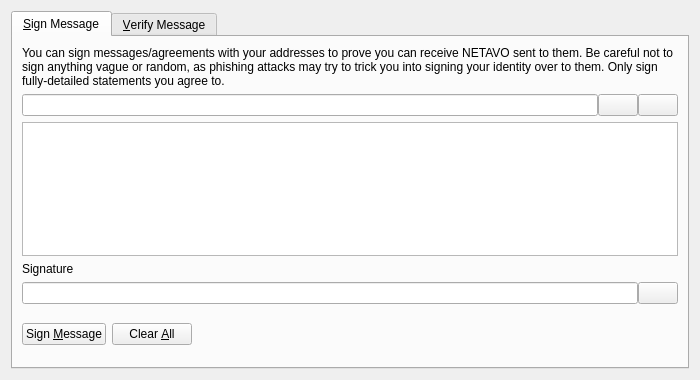
<?xml version="1.0" encoding="UTF-8"?>
<ui version="4.0">
 <class>SignVerifyMessageDialog</class>
 <widget class="QDialog" name="SignVerifyMessageDialog">
  <property name="geometry">
   <rect>
    <x>0</x>
    <y>0</y>
    <width>700</width>
    <height>380</height>
   </rect>
  </property>
  <property name="windowTitle">
   <string>Signatures - Sign / Verify a Message</string>
  </property>
  <property name="modal">
   <bool>true</bool>
  </property>
  <layout class="QVBoxLayout" name="verticalLayout">
   <item>
    <widget class="QTabWidget" name="tabWidget">
     <property name="currentIndex">
      <number>0</number>
     </property>
     <widget class="QWidget" name="tabSignMessage">
      <attribute name="title">
       <string>&amp;Sign Message</string>
      </attribute>
      <layout class="QVBoxLayout" name="verticalLayout_SM">
       <item>
        <widget class="QLabel" name="infoLabel_SM">
         <property name="text">
          <string>You can sign messages/agreements with your addresses to prove you can receive NETAVO sent to them. Be careful not to sign anything vague or random, as phishing attacks may try to trick you into signing your identity over to them. Only sign fully-detailed statements you agree to.</string>
         </property>
         <property name="textFormat">
          <enum>Qt::PlainText</enum>
         </property>
         <property name="wordWrap">
          <bool>true</bool>
         </property>
        </widget>
       </item>
       <item>
        <layout class="QHBoxLayout" name="horizontalLayout_1_SM">
         <property name="spacing">
          <number>0</number>
         </property>
         <item>
          <widget class="QValidatedLineEdit" name="addressIn_SM">
           <property name="toolTip">
            <string>The NETAVO address to sign the message with</string>
           </property>
          </widget>
         </item>
         <item>
          <widget class="QPushButton" name="addressBookButton_SM">
           <property name="toolTip">
            <string>Choose previously used address</string>
           </property>
           <property name="text">
            <string/>
           </property>
           <property name="shortcut">
            <string>Alt+A</string>
           </property>
           <property name="autoDefault">
            <bool>false</bool>
           </property>
          </widget>
         </item>
         <item>
          <widget class="QPushButton" name="pasteButton_SM">
           <property name="toolTip">
            <string>Paste address from clipboard</string>
           </property>
           <property name="text">
            <string/>
           </property>
           <property name="shortcut">
            <string>Alt+P</string>
           </property>
           <property name="autoDefault">
            <bool>false</bool>
           </property>
          </widget>
         </item>
        </layout>
       </item>
       <item>
        <widget class="QPlainTextEdit" name="messageIn_SM">
         <property name="toolTip">
          <string>Enter the message you want to sign here</string>
         </property>
        </widget>
       </item>
       <item>
        <widget class="QLabel" name="signatureLabel_SM">
         <property name="text">
          <string>Signature</string>
         </property>
         <property name="textFormat">
          <enum>Qt::PlainText</enum>
         </property>
        </widget>
       </item>
       <item>
        <layout class="QHBoxLayout" name="horizontalLayout_2_SM">
         <property name="spacing">
          <number>0</number>
         </property>
         <item>
          <widget class="QLineEdit" name="signatureOut_SM">
           <property name="font">
            <font>
             <italic>true</italic>
            </font>
           </property>
           <property name="readOnly">
            <bool>true</bool>
           </property>
          </widget>
         </item>
         <item>
          <widget class="QPushButton" name="copySignatureButton_SM">
           <property name="toolTip">
            <string>Copy the current signature to the system clipboard</string>
           </property>
           <property name="text">
            <string/>
           </property>
           <property name="autoDefault">
            <bool>false</bool>
           </property>
          </widget>
         </item>
        </layout>
       </item>
       <item>
        <layout class="QHBoxLayout" name="horizontalLayout_3_SM">
         <item>
          <widget class="QPushButton" name="signMessageButton_SM">
           <property name="toolTip">
            <string>Sign the message to prove you own this NETAVO address</string>
           </property>
           <property name="text">
            <string>Sign &amp;Message</string>
           </property>
           <property name="autoDefault">
            <bool>false</bool>
           </property>
          </widget>
         </item>
         <item>
          <widget class="QPushButton" name="clearButton_SM">
           <property name="toolTip">
            <string>Reset all sign message fields</string>
           </property>
           <property name="text">
            <string>Clear &amp;All</string>
           </property>
           <property name="autoDefault">
            <bool>false</bool>
           </property>
          </widget>
         </item>
         <item>
          <spacer name="horizontalSpacer_1_SM">
           <property name="orientation">
            <enum>Qt::Horizontal</enum>
           </property>
           <property name="sizeHint" stdset="0">
            <size>
             <width>40</width>
             <height>48</height>
            </size>
           </property>
          </spacer>
         </item>
         <item>
          <widget class="QLabel" name="statusLabel_SM">
           <property name="font">
            <font>
             <weight>75</weight>
             <bold>true</bold>
            </font>
           </property>
           <property name="text">
            <string/>
           </property>
           <property name="wordWrap">
            <bool>true</bool>
           </property>
          </widget>
         </item>
         <item>
          <spacer name="horizontalSpacer_2_SM">
           <property name="orientation">
            <enum>Qt::Horizontal</enum>
           </property>
           <property name="sizeHint" stdset="0">
            <size>
             <width>40</width>
             <height>48</height>
            </size>
           </property>
          </spacer>
         </item>
        </layout>
       </item>
      </layout>
     </widget>
     <widget class="QWidget" name="tabVerifyMessage">
      <attribute name="title">
       <string>&amp;Verify Message</string>
      </attribute>
      <layout class="QVBoxLayout" name="verticalLayout_VM">
       <item>
        <widget class="QLabel" name="infoLabel_VM">
         <property name="text">
          <string>Enter the receiver's address, message (ensure you copy line breaks, spaces, tabs, etc. exactly) and signature below to verify the message. Be careful not to read more into the signature than what is in the signed message itself, to avoid being tricked by a man-in-the-middle attack. Note that this only proves the signing party receives with the address, it cannot prove sendership of any transaction!</string>
         </property>
         <property name="textFormat">
          <enum>Qt::PlainText</enum>
         </property>
         <property name="alignment">
          <set>Qt::AlignLeading|Qt::AlignLeft|Qt::AlignTop</set>
         </property>
         <property name="wordWrap">
          <bool>true</bool>
         </property>
        </widget>
       </item>
       <item>
        <layout class="QHBoxLayout" name="horizontalLayout_1_VM">
         <property name="spacing">
          <number>0</number>
         </property>
         <item>
          <widget class="QValidatedLineEdit" name="addressIn_VM">
           <property name="toolTip">
            <string>The NETAVO address the message was signed with</string>
           </property>
          </widget>
         </item>
         <item>
          <widget class="QPushButton" name="addressBookButton_VM">
           <property name="toolTip">
            <string>Choose previously used address</string>
           </property>
           <property name="text">
            <string/>
           </property>
           <property name="shortcut">
            <string>Alt+A</string>
           </property>
           <property name="autoDefault">
            <bool>false</bool>
           </property>
          </widget>
         </item>
        </layout>
       </item>
       <item>
        <widget class="QPlainTextEdit" name="messageIn_VM"/>
       </item>
       <item>
        <widget class="QValidatedLineEdit" name="signatureIn_VM"/>
       </item>
       <item>
        <layout class="QHBoxLayout" name="horizontalLayout_2_VM">
         <item>
          <widget class="QPushButton" name="verifyMessageButton_VM">
           <property name="toolTip">
            <string>Verify the message to ensure it was signed with the specified NETAVO address</string>
           </property>
           <property name="text">
            <string>Verify &amp;Message</string>
           </property>
           <property name="autoDefault">
            <bool>false</bool>
           </property>
          </widget>
         </item>
         <item>
          <widget class="QPushButton" name="clearButton_VM">
           <property name="toolTip">
            <string>Reset all verify message fields</string>
           </property>
           <property name="text">
            <string>Clear &amp;All</string>
           </property>
           <property name="autoDefault">
            <bool>false</bool>
           </property>
          </widget>
         </item>
         <item>
          <spacer name="horizontalSpacer_1_VM">
           <property name="orientation">
            <enum>Qt::Horizontal</enum>
           </property>
           <property name="sizeHint" stdset="0">
            <size>
             <width>40</width>
             <height>48</height>
            </size>
           </property>
          </spacer>
         </item>
         <item>
          <widget class="QLabel" name="statusLabel_VM">
           <property name="font">
            <font>
             <weight>75</weight>
             <bold>true</bold>
            </font>
           </property>
           <property name="text">
            <string/>
           </property>
           <property name="wordWrap">
            <bool>true</bool>
           </property>
          </widget>
         </item>
         <item>
          <spacer name="horizontalSpacer_2_VM">
           <property name="orientation">
            <enum>Qt::Horizontal</enum>
           </property>
           <property name="sizeHint" stdset="0">
            <size>
             <width>40</width>
             <height>48</height>
            </size>
           </property>
          </spacer>
         </item>
        </layout>
       </item>
      </layout>
     </widget>
    </widget>
   </item>
  </layout>
 </widget>
 <customwidgets>
  <customwidget>
   <class>QValidatedLineEdit</class>
   <extends>QLineEdit</extends>
   <header>qvalidatedlineedit.h</header>
  </customwidget>
 </customwidgets>
 <resources>
  <include location="../netavo.qrc"/>
 </resources>
 <connections/>
</ui>
